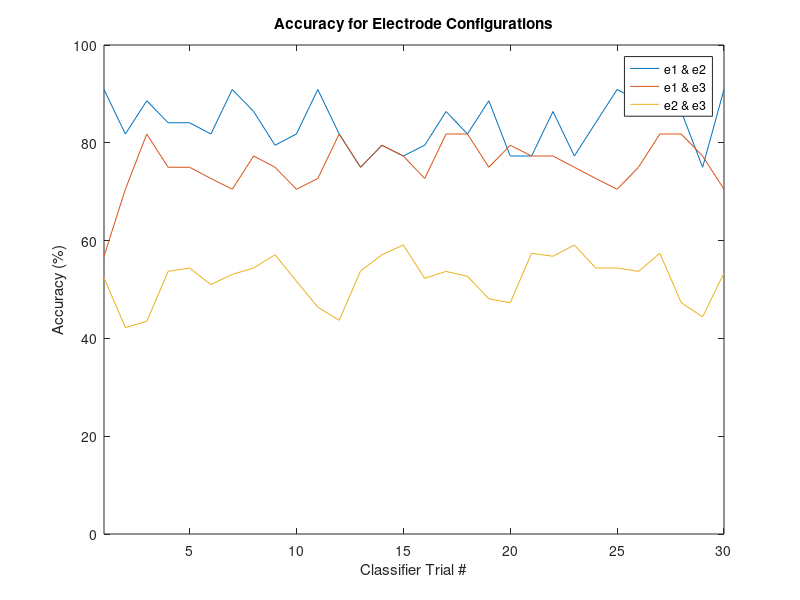
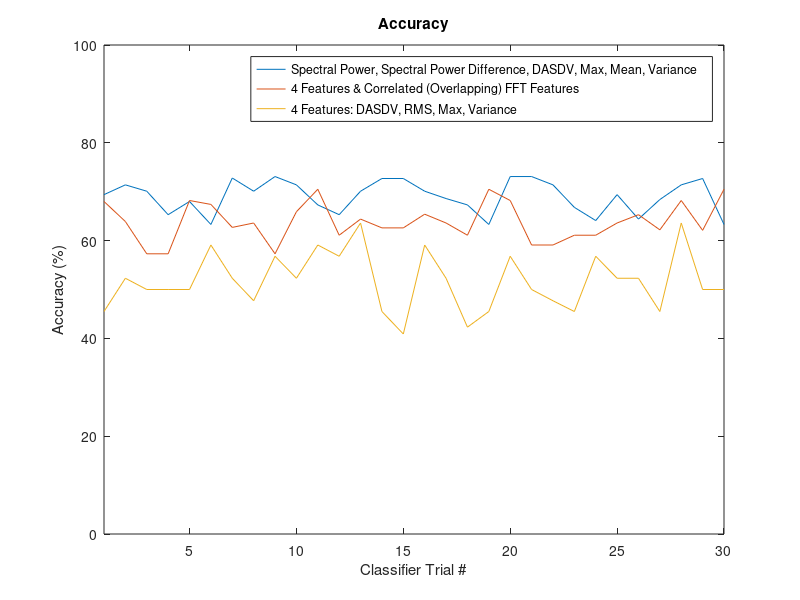

The MATLAB script that drew these images, in order:
x = (1:30);
e1e2 = [.909 .818 .886 .841 .841 .818 .909 .864 .795 .818 .909 .818 .750 .795 .773 .795 .864 .818 .886 .773 .773 .864 .773 .841 .909 .886 .909 .864 .750 .909];
e1e3 = [.568 .705 .818 .750 .750 .727 .705 .773 .750 .705 .727 .818 .750 .795 .773 .727 .818 .818 .750 .795 .773 .773 .750 .727 .705 .750 .818 .818 .773 .705];
e2e3 = [.524 .422 .435 .537 .544 .510 .531 .544 .571 .517 .464 .437 .538 .571 .591 .523 .537 .527 .481 .473 .574 .568 .591 .544 .544 .537 .574 .473 .444 .534];

figure(1);
plot(x, e1e2*100, x, e1e3*100, x, e2e3*100)
title('Accuracy for Electrode Configurations')
xlabel('Classifier Trial #'), xlim([1 30])
ylabel('Accuracy (%)'), ylim([0 100])
legend('e1 & e2', 'e1 & e3', 'e2 & e3')

fprintf('The mean accuracy was %s%% and the highest accuracy was %s%% for electrode configuration e1 e2.\n', num2str(mean(e1e2)*100), num2str(max(e1e2)*100));

a = [.694 .714 .701 .653 .680 .633 .728 .701 .731 .714 .673 .653 .701 .727 .727 .701 .686 .673 .633 .731 .731 .714 .668 .641 .694 .644 .684 .714 .727 .633];
b = [.680 .639 .573 .573 .682 .674 .627 .636 .573 .659 .705 .611 .644 .626 .626 .654 .636 .611 .705 .682 .591 .591 .611 .611 .636 .653 .622 .682 .621 .705];
c = [.455 .523 .500 .500 .500 .591 .523 .477 .568 .523 .591 .568 .636 .455 .409 .591 .523 .423 .455 .568 .500 .477 .455 .568 .523 .523 .455 .636 .500 .500];

figure(2);
plot(x, a*100, x, b*100, x, c*100)
title('Accuracy')
xlabel('Classifier Trial #'), xlim([1 30])
ylabel('Accuracy (%)'), ylim([0 100])
legend('Spectral Power, Spectral Power Difference, DASDV, Max, Mean, Variance', '4 Features & Correlated (Overlapping) FFT Features', '4 Features: DASDV, RMS, Max, Variance')

fprintf('The mean accuracy was %s%% and the highest accuracy was %s%% for electrode configuration e1 e2.\n', num2str(mean(a)*100), num2str(max(a)*100));